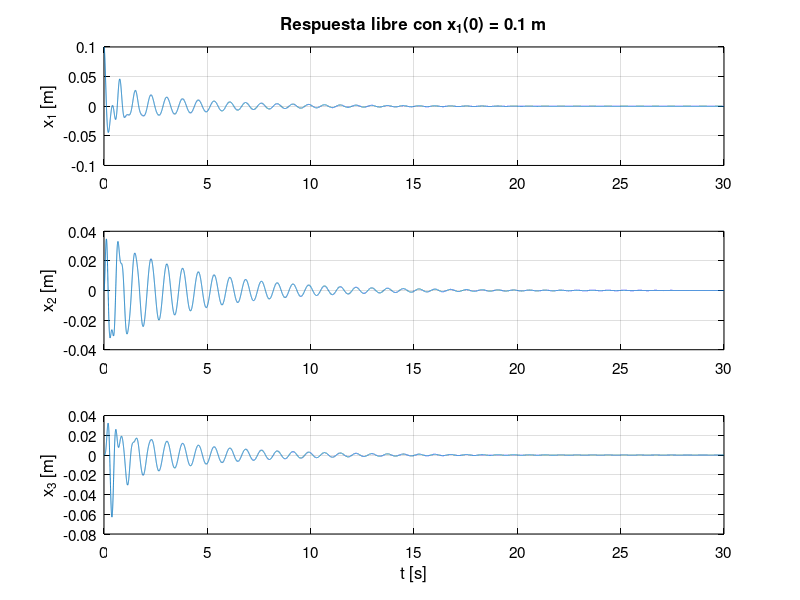
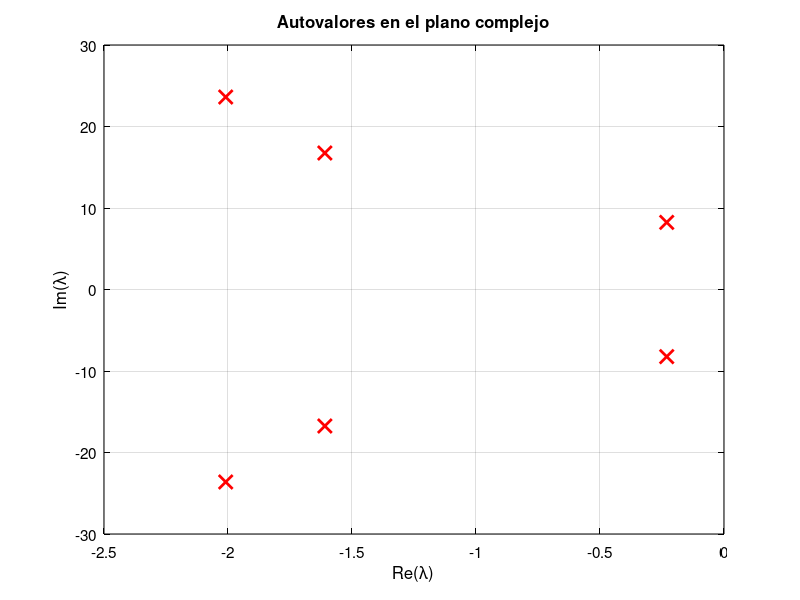

Here is the MATLAB script that generated these plots, in order:
%% NF9 - Cadena de 3 masas con amortiguamiento NO proporcional (espacio de estados 6x6)
% pared --k1,c1-- m1 --k2,c2-- m2 --k3,c3-- m3 --k4,c4-- pared
clear; clc; close all;

%% ---------- GRAFICAS CON FONDO BLANCO ----------
set(groot, 'defaultFigureColor', 'w');          % fondo de la ventana
set(groot, 'defaultAxesColor', 'w');            % fondo de los ejes
set(groot, 'defaultAxesXColor', 'k', 'defaultAxesYColor', 'k', 'defaultAxesZColor', 'k');
set(groot, 'defaultTextColor', 'k', 'defaultAxesGridColor', [0.15 0.15 0.15]);
try, set(groot, 'defaultLegendColor', 'w', 'defaultLegendTextColor', 'k'); end
set(groot, 'defaultAxesFontSize', 11);
try, set(groot, 'defaultFigureTheme', 'light'); end   % MATLAB R2025a+ (modo oscuro)

%% ---------- PARAMETROS ----------
m  = 1;                          % masa de cada bloque [kg]
kv = [100 150 200 120];          % rigideces k1..k4 [N/m]
cv = [0.5 3.0 0.1 1.0];          % amortiguadores c1..c4 [N s/m] (distintos)
x0 = [0.1; 0; 0];                % desplazamiento inicial SOLO en la masa 1 [m]
v0 = [0; 0; 0];
tf = 30;  dt = 1e-3;

%% ---------- MATRICES M, K, C ----------
M = m*eye(3);
K = [kv(1)+kv(2), -kv(2),       0;
     -kv(2),      kv(2)+kv(3), -kv(3);
     0,          -kv(3),        kv(3)+kv(4)];
C = [cv(1)+cv(2), -cv(2),       0;
     -cv(2),      cv(2)+cv(3), -cv(3);
     0,          -cv(3),        cv(3)+cv(4)];

% Verificacion: C NO es proporcional (condicion de Caughey)
cau = norm(C/M*K - K/M*C);
fprintf('||C M^-1 K - K M^-1 C|| = %.4f  (distinto de 0 -> no proporcional)\n', cau);

%% ---------- ESPACIO DE ESTADOS z = [x; v] ----------
A = [zeros(3), eye(3);
     -M\K,     -M\C];
disp('Matriz A (6x6):'); disp(A);

%% ---------- AUTOVALORES COMPLEJOS ----------
lam = eig(A);
lam = lam(imag(lam) > 0);              % un valor de cada par conjugado
[~,ord] = sort(abs(lam)); lam = lam(ord);
wn   = abs(lam);                       % frecuencia natural
zeta = -real(lam)./abs(lam);           % razon de amortiguamiento
wd   = imag(lam);                      % frecuencia amortiguada
fprintf('\n Modo   Re(lam)     Im(lam)=wd    wn[rad/s]   zeta\n');
for i = 1:3
    fprintf('  %d   %9.4f   %9.4f    %9.4f   %7.4f\n', i, real(lam(i)), wd(i), wn(i), zeta(i));
end

%% ---------- RESPUESTA LIBRE ----------
t = 0:dt:tf;
z0 = [x0; v0];
opts = odeset('RelTol',1e-9,'AbsTol',1e-11);
[~,z] = ode45(@(t,z) A*z, t, z0, opts);

% Comprobacion con la solucion exacta z(t) = expm(A t) z0
z_ex = expm(A*t(end))*z0;
fprintf('\nError ode45 vs expm en t = %.0f s: %.2e\n', tf, norm(z(end,:)' - z_ex));

figure;
for i = 1:3
    subplot(3,1,i); plot(t, z(:,i)); grid on;
    ylabel(sprintf('x_%d [m]', i));
end
xlabel('t [s]'); subplot(3,1,1); title('Respuesta libre con x_1(0) = 0.1 m');

figure;
plot(real(eig(A)), imag(eig(A)), 'rx', 'MarkerSize', 10, 'LineWidth', 2); grid on;
xlabel('Re(\lambda)'); ylabel('Im(\lambda)'); title('Autovalores en el plano complejo');
